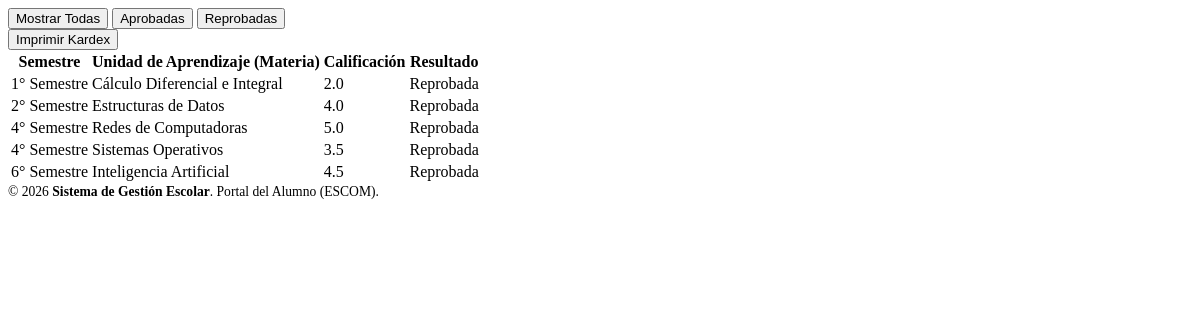
/frondend/html/vistasAlumno/alumno_kardex.php (signed in), run on the app's committed database.
### tables this page shows
CREATE TABLE kardex (
    id_kardex INT AUTO_INCREMENT PRIMARY KEY,
    id_alumno INT NOT NULL,
    id_materia INT NOT NULL,
    calificacion DECIMAL(4,2) NOT NULL,
    FOREIGN KEY (id_alumno) REFERENCES alumno(id_alumno),
    FOREIGN KEY (id_materia) REFERENCES materia(id_materia)
);

CREATE TABLE materia (
    id_materia INT AUTO_INCREMENT PRIMARY KEY,
    nombre VARCHAR(100) NOT NULL,
    semestre INT NOT NULL,
    id_carrera INT NOT NULL,
    id_area INT NOT NULL,
    FOREIGN KEY (id_carrera) REFERENCES carrera(id_carrera),
    FOREIGN KEY (id_area) REFERENCES area(id_area)
);

### frondend/html/vistasAlumno/alumno_kardex.php (the view, shortened to what this page needs)
<?php
require_once __DIR__ . '/../../../php/config/db.php';
$id_usuario = $_SESSION['id_usuario'];
$sql_alumno = "SELECT id_alumno FROM alumno WHERE id_usuario = ?";
$stmt_alumno = $conexion->prepare($sql_alumno);
$stmt_alumno->execute([$id_usuario]);
$alumno = $stmt_alumno->fetch(PDO::FETCH_ASSOC);
$id_alumno = $alumno['id_alumno'] ?? null;
?>
<div class="container-fluid p-0">
    <div class="d-flex justify-content-between align-items-center mb-4">
        <div class="btn-group" role="group" aria-label="Filtros de materias">
            <button type="button" class="btn btn-outline-secondary active" data-filtro="todas">Mostrar Todas</button>
            <button type="button" class="btn btn-outline-success" data-filtro="aprobadas">Aprobadas</button>
            <button type="button" class="btn btn-outline-danger" data-filtro="reprobadas">Reprobadas</button>
        </div>
        <button class="btn btn-outline-dark btn-sm">
            <i class="bi bi-printer"></i> Imprimir Kardex
        </button>
    </div>
    <div class="card border-0 shadow-sm rounded-3">
        <div class="table-responsive">
            <table class="table table-hover align-middle mb-0">
                <thead class="table-light text-secondary">
                    <tr>
                        <th class="ps-4 py-3">Semestre</th>
                        <th class="py-3">Unidad de Aprendizaje (Materia)</th>
                        <th class="py-3">Calificación</th>
                        <th class="pe-4 py-3 text-center">Resultado</th>
                    </tr>
                </thead>
                <tbody id="tabla-kardex">
                    <?php if ($id_alumno): ?>
                        <?php
                        $sql = "SELECT
                                    m.nombre AS materia,
                                    m.semestre,
                                    k.calificacion
                                FROM kardex k
                                INNER JOIN materia m ON k.id_materia = m.id_materia
                                WHERE k.id_alumno = ?
                                ORDER BY m.semestre ASC, m.nombre ASC";
              $stmt = $conexion->prepare($sql);
$stmt->execute([$id_alumno]);
$resultado = $stmt->fetchAll(PDO::FETCH_ASSOC);
if (count($resultado) > 0):
    foreach ($resultado as $fila):
        $calificacion = $fila['calificacion'];
        $aprobada = $calificacion >= 6;
        $semestre_texto = $fila['semestre'] . "° Semestre";
?>
        <tr data-estado="<?= $aprobada ? 'aprobada' : 'reprobada' ?>">
            <td class="ps-4 text-muted"><?= htmlspecialchars($semestre_texto) ?></td>
            <td class="fw-bold"><?= htmlspecialchars($fila['materia']) ?></td>
            <td class="<?= $aprobada ? '' : 'text-danger fw-bold' ?>">
                <?= number_format($calificacion, 1) ?>
            </td>
            <td class="text-center">
                <?php if ($aprobada): ?>
                    <span class="badge bg-success-subtle text-success">Aprobada</span>
                <?php else: ?>
                    <span class="badge bg-danger-subtle text-danger">Reprobada</span>
                <?php endif; ?>
            </td>
        </tr>
<?php
    endforeach;
endif; ?>
                    <?php endif; ?>
                </tbody>
            </table>
        </div>
    </div>
    <footer class="mt-5 text-muted" style="font-size: 0.85rem;">
        © 2026 <strong>Sistema de Gestión Escolar</strong>. Portal del Alumno (ESCOM).
    </footer>
</div>

### data on the page
kardex: id_materia.semestre "1° Semestre", id_materia.nombre "Cálculo Diferencial e Integral", calificacion "2.0", shows "Reprobada"
kardex: id_materia.semestre "2° Semestre", id_materia.nombre "Estructuras de Datos", calificacion "4.0", shows "Reprobada"
kardex: id_materia.semestre "4° Semestre", id_materia.nombre "Redes de Computadoras", calificacion "5.0", shows "Reprobada"
kardex: id_materia.semestre "4° Semestre", id_materia.nombre "Sistemas Operativos", calificacion "3.5", shows "Reprobada"
kardex: id_materia.semestre "6° Semestre", id_materia.nombre "Inteligencia Artificial", calificacion "4.5", shows "Reprobada"
